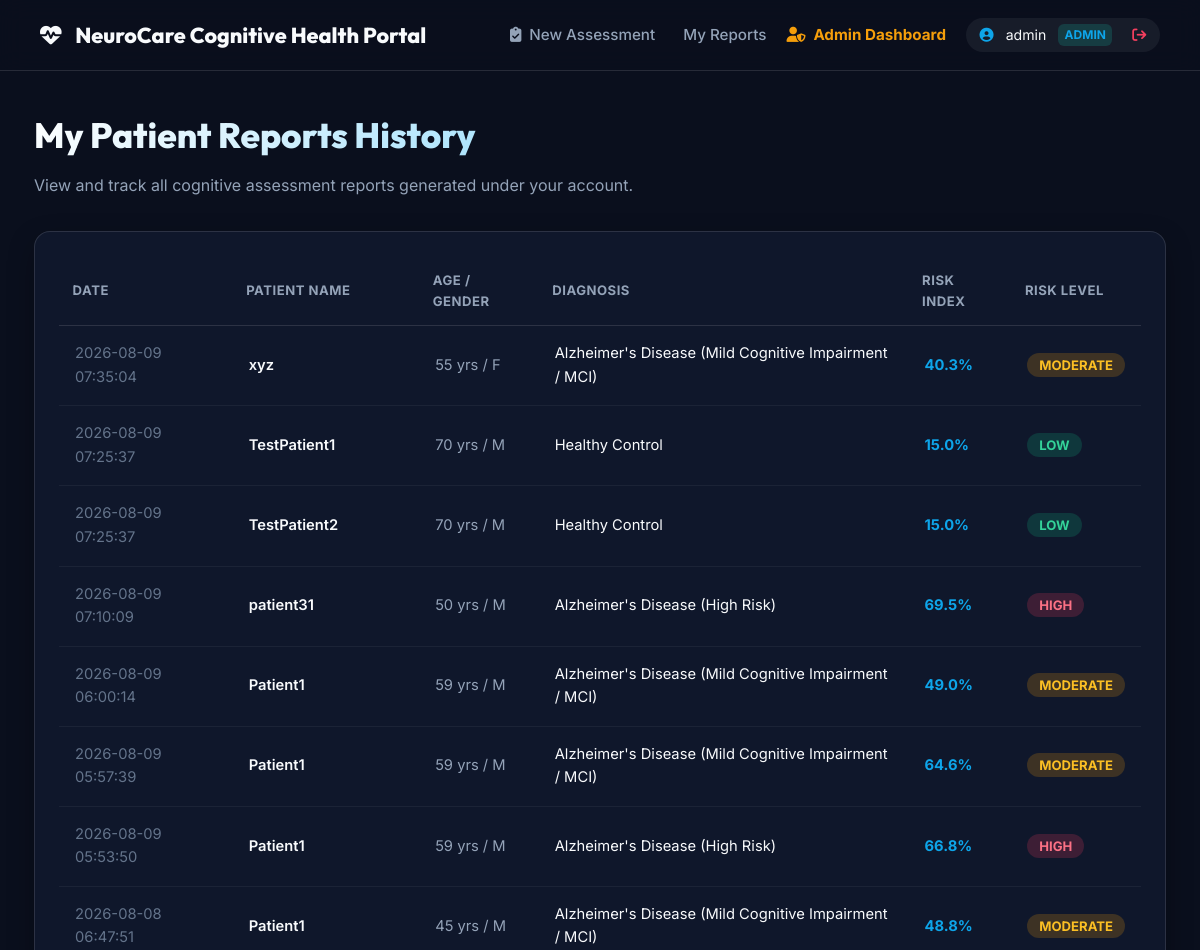
Before: /my-reports (signed in, upper part) with the older database file.
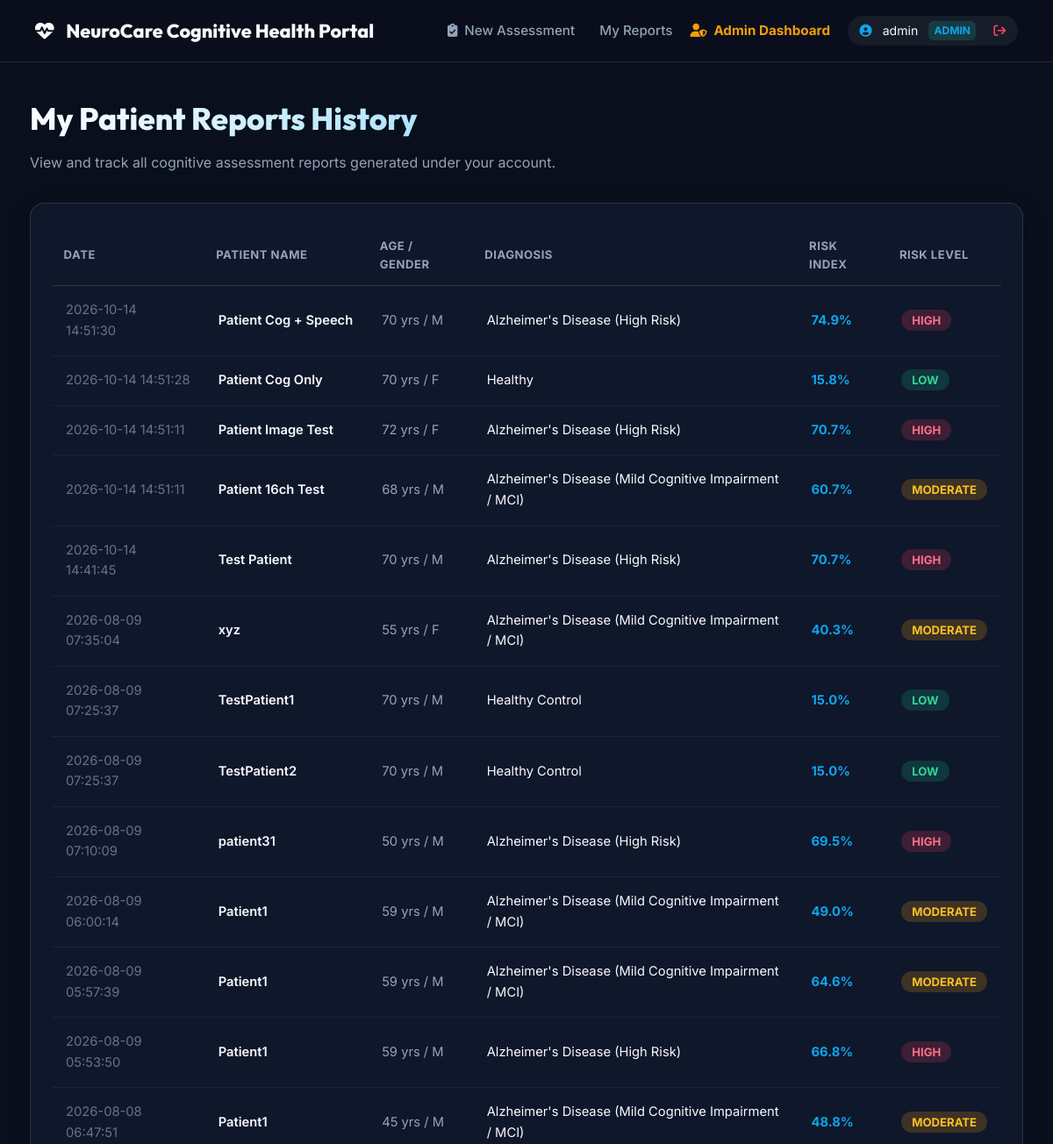
After: the same page with the newer database file.
### tables this page shows
CREATE TABLE reports (
            id INTEGER PRIMARY KEY AUTOINCREMENT,
            user_id INTEGER,
            patient_name TEXT NOT NULL,
            age INTEGER,
            gender TEXT,
            diagnosis TEXT NOT NULL,
            final_probability_pct REAL NOT NULL,
            risk_level TEXT NOT NULL,
            confidence_score REAL NOT NULL,
            cognitive_prob REAL NOT NULL,
            eeg_prob REAL NOT NULL,
            speech_prob REAL NOT NULL,
            created_at TIMESTAMP DEFAULT CURRENT_TIMESTAMP,
            FOREIGN KEY (user_id) REFERENCES users (id)
        );

### app.py (the view)
@app.route('/my-reports')
def my_reports():
    if not session.get('user'):
        return render_template('portal_landing.html', error="Please sign in to view your assessment reports.")
    user_id = session['user'].get('id', 1)
    reports = get_user_reports(user_id)
    return render_template('my_reports.html', reports=reports)

### database.py (called while the page is built)
def get_db_connection():
    conn = sqlite3.connect(DB_PATH)
    conn.row_factory = sqlite3.Row
    return conn

def get_user_reports(user_id):
    conn = get_db_connection()
    cursor = conn.cursor()
    cursor.execute(
        "SELECT * FROM reports WHERE user_id = ? ORDER BY created_at DESC",
        (user_id,)
    )
    reports = [dict(r) for r in cursor.fetchall()]
    conn.close()
    return reports

### templates/my_reports.html (shortened to what this page needs)
{% extends "base.html" %}
{% block content %}
<div style="margin-bottom: 2rem;">
    <h1 class="hero-title" style="text-align: left; font-size: 2.2rem;">My Patient Reports History</h1>
    <p style="color: var(--text-secondary);">View and track all cognitive assessment reports generated under your account.</p>
</div>
{% if reports %}
    <div class="glass-panel" style="padding: 1.5rem; overflow-x: auto;">
        <table style="width: 100%; border-collapse: collapse; text-align: left; font-size: 0.92rem;">
            <thead>
                <tr style="border-bottom: 1px solid var(--border-color); color: var(--text-secondary); font-size: 0.82rem; text-transform: uppercase; letter-spacing: 0.5px;">
                    <th style="padding: 0.85rem;">Date</th>
                    <th style="padding: 0.85rem;">Patient Name</th>
                    <th style="padding: 0.85rem;">Age / Gender</th>
                    <th style="padding: 0.85rem;">Diagnosis</th>
                    <th style="padding: 0.85rem;">Risk Index</th>
                    <th style="padding: 0.85rem;">Risk Level</th>
                </tr>
            </thead>
            <tbody>
                {% for r in reports %}
                    <tr style="border-bottom: 1px solid rgba(255,255,255,0.05);">
                        <td style="padding: 1rem; color: var(--text-muted);">{{ r.created_at }}</td>
                        <td style="padding: 1rem; font-weight: 600;">{{ r.patient_name }}</td>
                        <td style="padding: 1rem; color: var(--text-secondary);">{{ r.age }} yrs / {{ r.gender }}</td>
                        <td style="padding: 1rem;">{{ r.diagnosis }}</td>
                        <td style="padding: 1rem; font-weight: 700; color: var(--accent-teal);">{{ r.final_probability_pct }}%</td>
                        <td style="padding: 1rem;">
                            {% if r.risk_level == 'High' %}
                                <span style="background: rgba(244, 63, 94, 0.2); color: #fb7185; padding: 0.25rem 0.75rem; border-radius: 12px; font-size: 0.82rem; font-weight: 700;">HIGH</span>
                            {% elif r.risk_level == 'Moderate' %}
                                <span style="background: rgba(245, 158, 11, 0.2); color: #fbbf24; padding: 0.25rem 0.75rem; border-radius: 12px; font-size: 0.82rem; font-weight: 700;">MODERATE</span>
                            {% else %}
                                <span style="background: rgba(16, 185, 129, 0.2); color: #34d399; padding: 0.25rem 0.75rem; border-radius: 12px; font-size: 0.82rem; font-weight: 700;">LOW</span>
                            {% endif %}
                        </td>
                    </tr>
                {% endfor %}
            </tbody>
        </table>
    </div>
{% endif %}
{% endblock %}

Changed rows visible on the page:
added reports: created_at "2026-10-14 14:51:30", patient_name "Patient Cog + Speech", age "70", gender "M", diagnosis "Alzheimer's Disease (High Risk)", final_probability_pct "74.9", risk_level "HIGH"
added reports: created_at "2026-10-14 14:51:28", patient_name "Patient Cog Only", age "70", gender "F", diagnosis "Healthy", final_probability_pct "15.8", risk_level "LOW"
added reports: created_at "2026-10-14 14:51:11", patient_name "Patient Image Test", age "72", gender "F", diagnosis "Alzheimer's Disease (High Risk)", final_probability_pct "70.7", risk_level "HIGH"
added reports: created_at "2026-10-14 14:51:11", patient_name "Patient 16ch Test", age "68", gender "M", diagnosis "Alzheimer's Disease (Mild Cognitive Impairment / MCI)", final_probability_pct "60.7", risk_level "MODERATE"
added reports: created_at "2026-10-14 14:41:45", patient_name "Test Patient", age "70", gender "M", diagnosis "Alzheimer's Disease (High Risk)", final_probability_pct "70.7", risk_level "HIGH"
